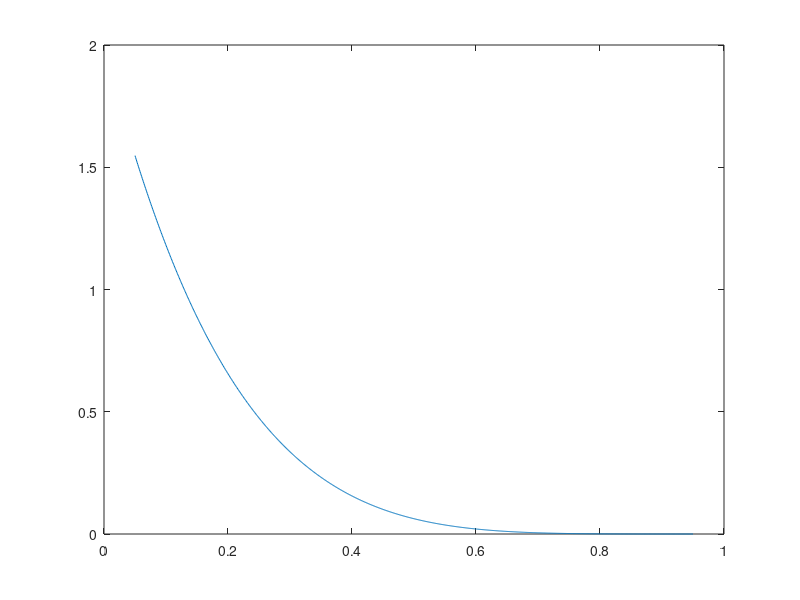

The MATLAB source for this figure: (Note: this script raises an error after producing the figure.)
%% AF or DF
p =linspace(0.05,0.95,1000);
r = 4;

%% Lambda max
%% System 1
lbd_max_1 = 2*(1-p).^(r+1);

figure(1)
plot(p, lbd_max_1)
hold on;

%% System 2
lbd_max_2 = zeros(size(p));
for i = 1:length(p)
    lbd_max_2(i) = lbd_2(r,p(i));
end
plot(p, lbd_max_2)

%% System 3
lbd_max_3 = 1 - p;
plot(p, lbd_max_3)
hold off;


%% System 1
p_e2e = 1 - (1-p).^(r+1);

T = (r+1)./(2 * (1 - p_e2e) - 0.5*lbd_max_1);

figure(2)
plot(p,T)
hold on;

%% System 2
% compute lbd_1 for each x (x being lambda)
lbd_1_values = zeros(size(p));
for i = 1:length(p)
    lbd_1_values(i) = lbd_1(lbd_max_2(i) * 0.5,r,p(i));
end

average_delay_values = zeros(size(p));
for i = 1:length(p)
    average_delay_values(i) = average_delay(lbd_max_2(i)*0.5,lbd_1_values(i),r,p(i));
end

plot(p,average_delay_values)

%% System 3
lbd_1_h = (0.5*lbd_max_3)./(1-p);
avg_n_1 = lbd_1_h./(1-lbd_1_h);

lbd_j_h = (0.5*lbd_max_3)./(1-p);
avg_n_j = lbd_j_h./(1-lbd_j_h);
total_avg_n_j = avg_n_j * (r-2);

lbd_r_1_h = (0.5*lbd_max_3)./(1-p);
avg_r_1_h = lbd_r_1_h./(2-lbd_r_1_h);

T_h = (1./(0.5*lbd_max_3)) .* (avg_n_1 + total_avg_n_j + avg_r_1_h);

plot(p, T_h)
ylim([0,200])
hold off;

%% Functions
% lambda max with end-to-end-arq
function lbd_max = lbd_2(r,p)
    lbd_max = 1;
    for j = 1:(r+1)
        lbd_max = lbd_max - p*(1 - p)^(j-1);
    end
end

% functions for System 2 average delay
function result = lbd_1(x,r,p)
    denominator = 1;
    for j = 1:r+1
        denominator = denominator - p * (1-p)^(j-1);
    end
    result = x/denominator;
end

function result = average_delay(x,lbd_1,r,p)
    result = 0;
    for j=1:r
        lbd_j = lbd_1*(1-p)^(j-1);
        result = result + lbd_j/(1-lbd_j);
    end
    lbd_r_1 = lbd_1*(1-p)^(r+1);
    result = result + lbd_r_1/(2-lbd_r_1);
    result = result/x;
end